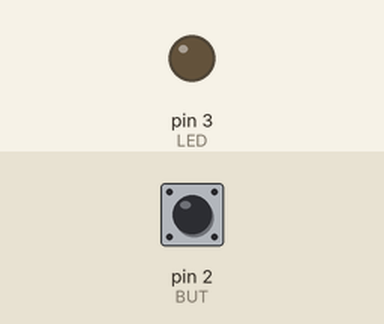
Recording of a sketch running on a simulated Arduino Uno, built with avr-gcc and run on an emulated ATmega328P. Shown: output pins drawn as LEDs (lit = HIGH). Inputs (shaded band) come from the test bench; at power-on: pin 2 (BUT) LOW.

Above: at 1.2 s.
1.3 s: pin 2 (BUT) pulled HIGH for 0.15 s
At 2.2 s:
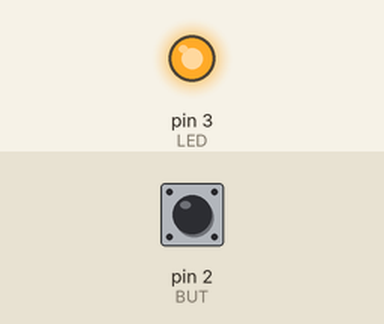
2.9 s: pin 2 (BUT) pulled HIGH for 1 s
At 3.4 s:
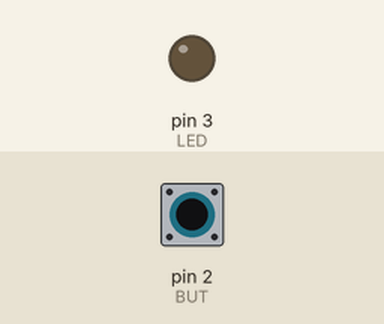
5.4 s: pin 2 (BUT) pulled HIGH for 3.2 s
At 6.5 s:
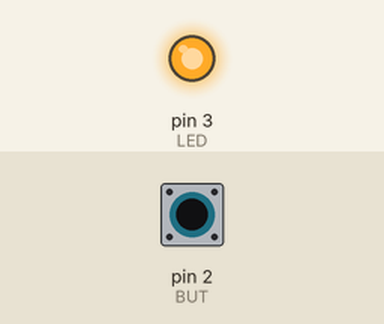
Timing chart, 0 to 8.4 s (numbered marks = the images above; inputs shaded):
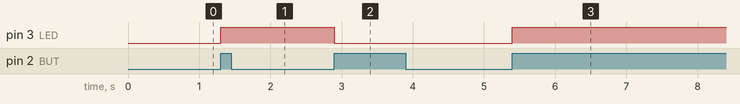

Measured:
- after the input at 1.3 s, pin 3 (LED): LOW → HIGH at once
- after the input at 2.9 s, pin 3 (LED): HIGH → LOW at once
- after the input at 5.4 s, pin 3 (LED): LOW → HIGH at once

The sketch:

Pulsante_a_Ritenuta_Arduino.ino
```cpp
// Definizione pin utilzzati per bottone e LED
#define BUT 2
#define LED 3

// Definizione degli stati del pulsante. Il primo di ritenuta, il secondo per memorizzare lo stato passato dello stesso
int    iBut = 0;
int iButOld = 0;

void setup ()
{

  // Definizione modalità di funzione dei pin
  pinMode ( BUT,  INPUT );
  pinMode ( LED, OUTPUT );
}

void loop ()
{

  // Attivazione della lettura digitale del pin del pulsante
  int sBut = digitalRead ( BUT );

  // Se lo stato memorizzato e lo stato attuale, nel momento in cui il pulsante venisse premuto, sono diversi. La variabile
  // contenente lo stato del pulsante da utilizzare inverte il suo stato
  if ( sBut != iButOld && sBut ) iBut = !iBut;

  // La memorizzazione del pulsante si aggiorna all'attuale
  iButOld = sBut;

  // Il led assume lo stato di utilizzo del pulsante
  digitalWrite ( LED, iBut );
}
```
